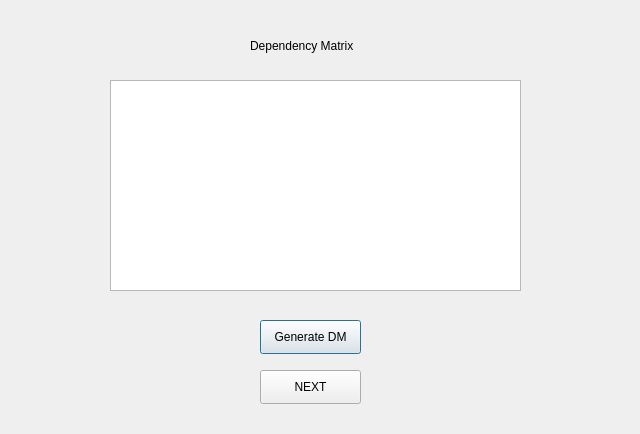
<?xml version="1.0" encoding="UTF-8"?>
<ui version="4.0">
 <class>Dialog_DM_view</class>
 <widget class="QDialog" name="Dialog_DM_view">
  <property name="geometry">
   <rect>
    <x>0</x>
    <y>0</y>
    <width>640</width>
    <height>434</height>
   </rect>
  </property>
  <property name="windowTitle">
   <string>Dialog</string>
  </property>
  <widget class="QLabel" name="label">
   <property name="geometry">
    <rect>
     <x>250</x>
     <y>30</y>
     <width>131</width>
     <height>31</height>
    </rect>
   </property>
   <property name="text">
    <string>Dependency Matrix</string>
   </property>
  </widget>
  <widget class="QTableWidget" name="tableDM">
   <property name="geometry">
    <rect>
     <x>110</x>
     <y>80</y>
     <width>411</width>
     <height>211</height>
    </rect>
   </property>
  </widget>
  <widget class="QPushButton" name="dmButton">
   <property name="geometry">
    <rect>
     <x>260</x>
     <y>320</y>
     <width>101</width>
     <height>34</height>
    </rect>
   </property>
   <property name="text">
    <string>Generate DM</string>
   </property>
  </widget>
  <widget class="QPushButton" name="nextButton">
   <property name="geometry">
    <rect>
     <x>260</x>
     <y>370</y>
     <width>101</width>
     <height>34</height>
    </rect>
   </property>
   <property name="text">
    <string>NEXT</string>
   </property>
  </widget>
 </widget>
 <resources/>
 <connections/>
</ui>
